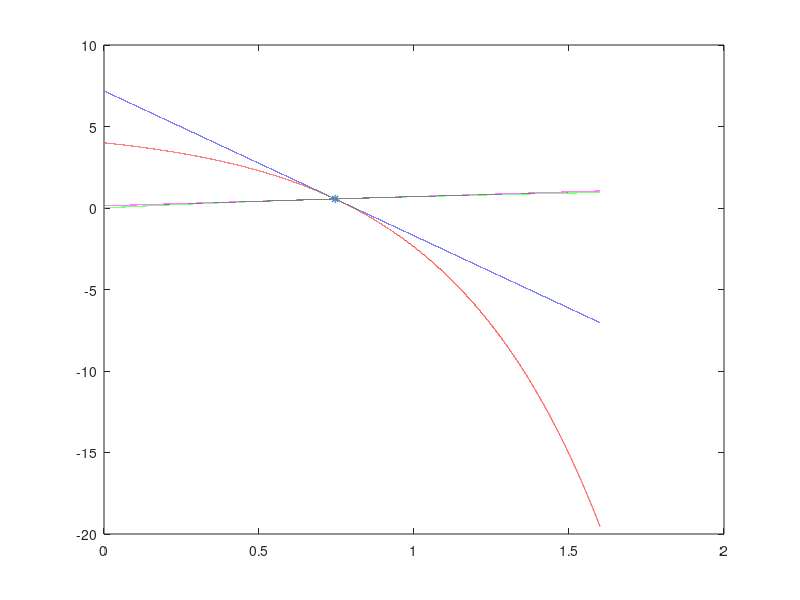

Reproduce this figure in MATLAB.
%linearizzazione
clc;
clear all;
close all;

 %plotting e trovo punto di lavoro
 m2=linspace(0,1.6,100000);
 plot(m2,log(1+m2),'g-'),hold on,plot(m2,(5-exp(2*m2)),'r-')
 for i=1:100000
 if(log(1+m2(i))-(5-exp(2*m2(i)))<1e-4 && log(1+m2(i))-(5-exp(2*m2(i)))>1e-5)
     hold on,plot(m2(i),(5-exp(2*m2(i))),'*');
     m10=(5-exp(2*m2(i)));
     m20=m2(i);
 end
 end
 
 m=[m10; m20]; %fisso i parametri del modello sul punto di lavoro
 dobs=[5; 0]; %dati osservati
 
 %Sviluppo jacobiana linearizzata
 
 G=[1 2*exp(2*m20);exp(m10) -1];
 
 %dati osservati dal punto di lavoro
 
 d=G*m;
 
 %plotto le approssimanti lineari
 hold on, plot(m2,(d(1)-G(1,2)*m2),'b-'),hold on,plot(m2,1/G(2,1)*(d(2)+m2),'m')
 
 %stima del modello
 Gin=inv(G);
 mst=Gin*dobs; %stimo i parametri del modello a partire dai dati osservati dal punto di lavoro
 
 %ricalcolo i dati
 dric=G*mst; %dato ricalcolato
 
 disp('Dati osservati: '); [5;0]
 disp('Dati osservati dal punto di lavoro: '); d
 disp('Modello stimato: '); mst
 disp('Dati ricalcolati da modello stimato: '); dric
 disp('Residuo iniziale in norma 2: '); norm([5;0]-d)
 disp('Residuo finale in norma 2: '); norm(d-dric)